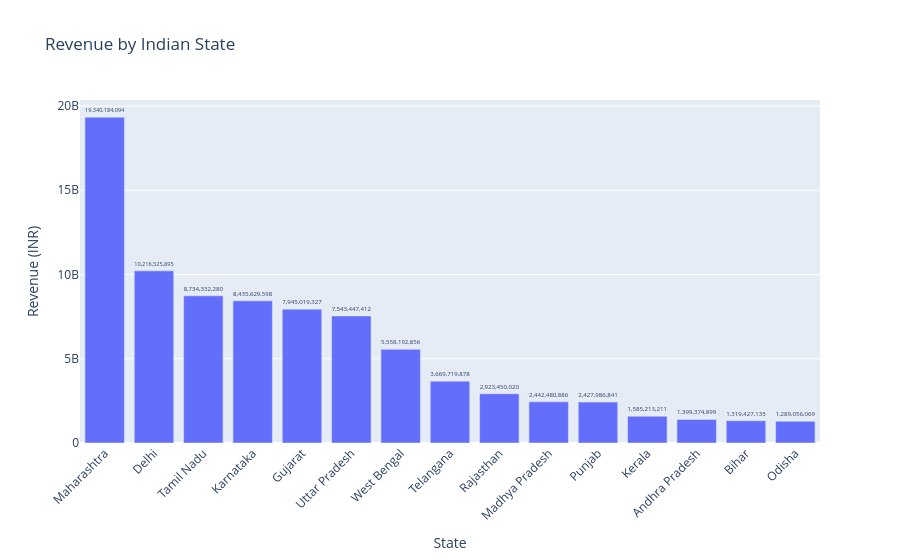
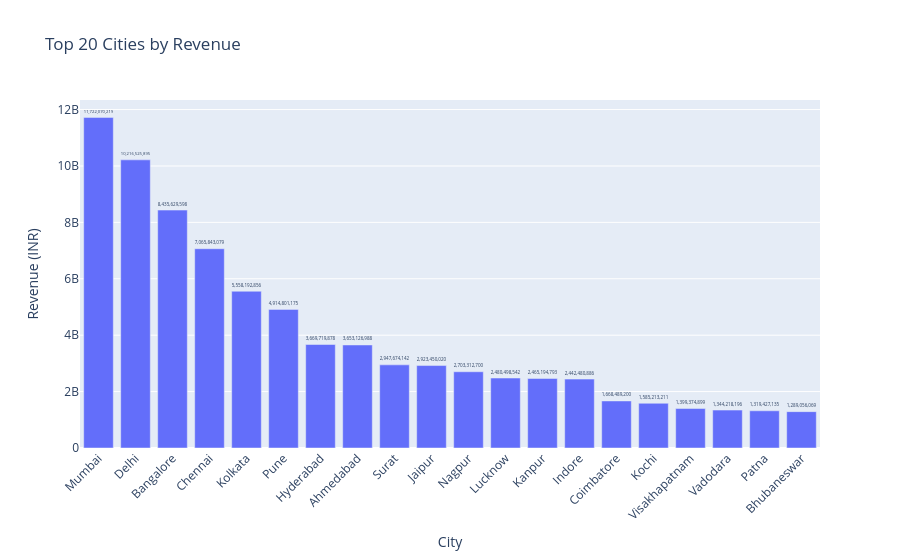
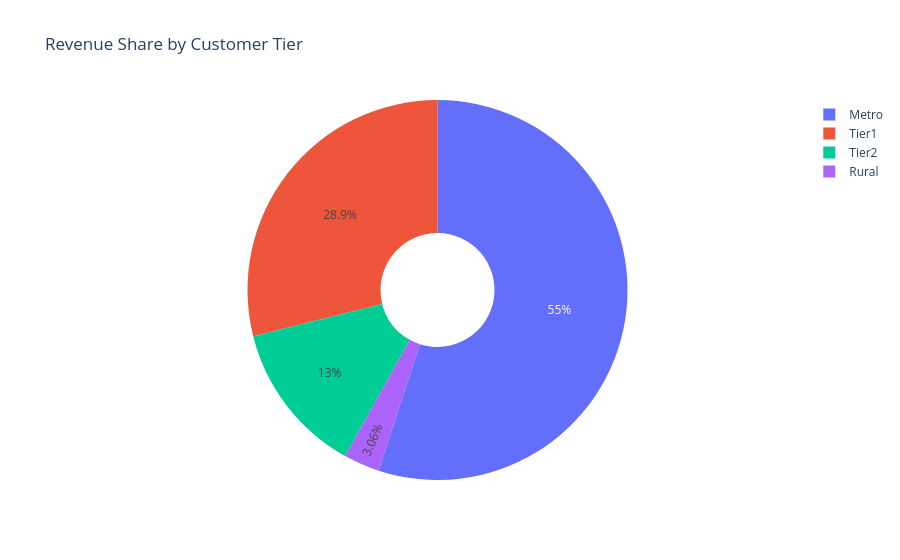
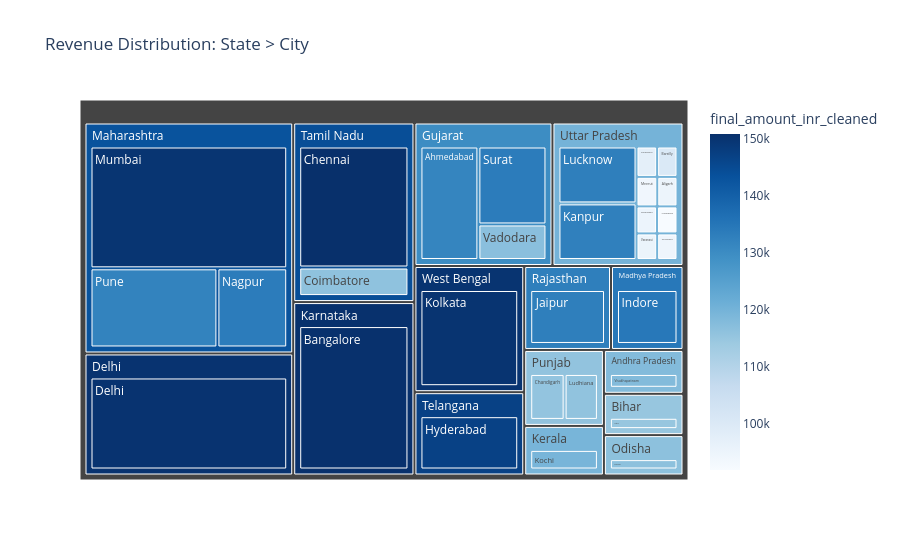

Notebook code cell kept with these figures, in order:
### Code cell
#--------------------------------
#EDA 7- GEOGRAPHICAL ANALYSIS
#-------------------------------

import pandas as pd
import plotly.express as px


# Revenue by State (interactive bar chart)
state_revenue = df_clean.groupby('customer_state')['final_amount_inr_cleaned'].sum().reset_index()
state_revenue = state_revenue.sort_values(by='final_amount_inr_cleaned', ascending=False)

fig_state = px.bar(state_revenue,
                   x='customer_state',
                   y='final_amount_inr_cleaned',
                   title='Revenue by Indian State',
                   labels={'customer_state':'State', 'final_amount_inr_cleaned':'Revenue (INR)'},
                   text='final_amount_inr_cleaned'
                  )
fig_state.update_traces(texttemplate='%{text:,.0f}', textposition='outside')
fig_state.update_layout(xaxis_tickangle=-45)
fig_state.show()

# Revenue by Top 20 Cities
city_revenue = df_clean.groupby('customer_city')['final_amount_inr_cleaned'].sum().reset_index()
city_revenue = city_revenue.sort_values(by='final_amount_inr_cleaned', ascending=False).head(20)

fig_city = px.bar(city_revenue,
                  x='customer_city',
                  y='final_amount_inr_cleaned',
                  title='Top 20 Cities by Revenue',
                  labels={'customer_city':'City', 'final_amount_inr_cleaned':'Revenue (INR)'},
                  text='final_amount_inr_cleaned'
                 )
fig_city.update_traces(texttemplate='%{text:,.0f}', textposition='outside')
fig_city.update_layout(xaxis_tickangle=-45)
fig_city.show()

# Revenue by Tier (Metro/Tier1/Tier2/Rural)
tier_revenue = df_clean.groupby('customer_tier')['final_amount_inr_cleaned'].sum().reset_index()
tier_revenue = tier_revenue.sort_values(by='final_amount_inr_cleaned', ascending=False)

fig_tier = px.pie(tier_revenue,
                  values='final_amount_inr_cleaned',
                  names='customer_tier',
                  title='Revenue Share by Customer Tier',
                  hole=0.3
                 )
fig_tier.show()

# Optional: Treemap by State and City
fig_treemap = px.treemap(df_clean, 
                         path=['customer_state', 'customer_city'], 
                         values='final_amount_inr_cleaned',
                         title='Revenue Distribution: State > City',
                         color='final_amount_inr_cleaned',
                         color_continuous_scale='Blues'
                        )
fig_treemap.show()

### Figure 1 — Plotly figure (JSON) as saved in the notebook; plotly's stock layout.template omitted (floating-point values rounded to 4 significant figures)
{"data": [{"alignmentgroup": "True", "hovertemplate": "State=%{x}<br>Revenue (INR)=%{text}<extra></extra>", "legendgroup": "", "marker": {"color": "#636efa", "pattern": {"shape": ""}}, "name": "", "offsetgroup": "", "orientation": "v", "showlegend": false, "text": [19340000000.0, 10220000000.0, 8734000000.0, 8436000000.0, 7945000000.0, 7543000000.0, 5558000000.0, 3670000000.0, 2923000000.0, 2442000000.0, 2428000000.0, 1585000000.0, 1399000000.0, 1319000000.0, 1289000000.0], "textposition": "outside", "texttemplate": "%{text:,.0f}", "type": "bar", "x": ["Maharashtra", "Delhi", "Tamil Nadu", "Karnataka", "Gujarat", "Uttar Pradesh", "West Bengal", "Telangana", "Rajasthan", "Madhya Pradesh", "Punjab", "Kerala", "Andhra Pradesh", "Bihar", "Odisha"], "xaxis": "x", "y": [19340000000.0, 10220000000.0, 8734000000.0, 8436000000.0, 7945000000.0, 7543000000.0, 5558000000.0, 3670000000.0, 2923000000.0, 2442000000.0, 2428000000.0, 1585000000.0, 1399000000.0, 1319000000.0, 1289000000.0], "yaxis": "y"}], "layout": {"barmode": "relative", "legend": {"tracegroupgap": 0}, "title": {"text": "Revenue by Indian State"}, "xaxis": {"anchor": "y", "domain": [0, 1], "tickangle": -45, "title": {"text": "State"}}, "yaxis": {"anchor": "x", "domain": [0, 1], "title": {"text": "Revenue (INR)"}}}}

### Figure 2 — Plotly figure (JSON) as saved in the notebook; plotly's stock layout.template omitted (floating-point values rounded to 4 significant figures)
{"data": [{"alignmentgroup": "True", "hovertemplate": "City=%{x}<br>Revenue (INR)=%{text}<extra></extra>", "legendgroup": "", "marker": {"color": "#636efa", "pattern": {"shape": ""}}, "name": "", "offsetgroup": "", "orientation": "v", "showlegend": false, "text": [11720000000.0, 10220000000.0, 8436000000.0, 7066000000.0, 5558000000.0, 4915000000.0, 3670000000.0, 3653000000.0, 2948000000.0, 2923000000.0, 2703000000.0, 2480000000.0, 2465000000.0, 2442000000.0, 1668000000.0, 1585000000.0, 1399000000.0, 1344000000.0, 1319000000.0, 1289000000.0], "textposition": "outside", "texttemplate": "%{text:,.0f}", "type": "bar", "x": ["Mumbai", "Delhi", "Bangalore", "Chennai", "Kolkata", "Pune", "Hyderabad", "Ahmedabad", "Surat", "Jaipur", "Nagpur", "Lucknow", "Kanpur", "Indore", "Coimbatore", "Kochi", "Visakhapatnam", "Vadodara", "Patna", "Bhubaneswar"], "xaxis": "x", "y": [11720000000.0, 10220000000.0, 8436000000.0, 7066000000.0, 5558000000.0, 4915000000.0, 3670000000.0, 3653000000.0, 2948000000.0, 2923000000.0, 2703000000.0, 2480000000.0, 2465000000.0, 2442000000.0, 1668000000.0, 1585000000.0, 1399000000.0, 1344000000.0, 1319000000.0, 1289000000.0], "yaxis": "y"}], "layout": {"barmode": "relative", "legend": {"tracegroupgap": 0}, "title": {"text": "Top 20 Cities by Revenue"}, "xaxis": {"anchor": "y", "domain": [0, 1], "tickangle": -45, "title": {"text": "City"}}, "yaxis": {"anchor": "x", "domain": [0, 1], "title": {"text": "Revenue (INR)"}}}}

### Figure 3 — Plotly figure (JSON) as saved in the notebook; plotly's stock layout.template omitted (floating-point values rounded to 4 significant figures)
{"data": [{"domain": {"x": [0, 1], "y": [0, 1]}, "hole": 0.3, "hovertemplate": "customer_tier=%{label}<br>final_amount_inr_cleaned=%{value}<extra></extra>", "labels": ["Metro", "Tier1", "Tier2", "Rural"], "legendgroup": "", "name": "", "showlegend": true, "type": "pie", "values": [46670000000.0, 24530000000.0, 11030000000.0, 2598000000.0]}], "layout": {"legend": {"tracegroupgap": 0}, "title": {"text": "Revenue Share by Customer Tier"}}}

### Figure 4 — Plotly figure (JSON) as saved in the notebook; plotly's stock layout.template omitted (floating-point values rounded to 4 significant figures)
{"data": [{"branchvalues": "total", "customdata": [[131600.0], [95110.0], [91880.0], [150600.0], [100400.0], [116500.0], [115600.0], [150900.0], [116100.0], [150100.0], [94620.0], [147000.0], [134500.0], [132900.0], [132700.0], [119500.0], [150000.0], [133000.0], [115900.0], [94050.0], [95010.0], [149800.0], [133700.0], [115100.0], [132200.0], [97450.0], [133700.0], [116900.0], [95300.0], [117900.0], [117900.0], [115100.0], [150100.0], [129900.0], [150600.0], [119500.0], [134500.0], [143100.0], [116500.0], [115700.0], [132900.0], [144200.0], [147000.0], [120000.0], [150000.0]], "domain": {"x": [0, 1], "y": [0, 1]}, "hovertemplate": "labels=%{label}<br>final_amount_inr_cleaned_sum=%{value}<br>parent=%{parent}<br>id=%{id}<br>final_amount_inr_cleaned=%{color}<extra></extra>", "ids": ["Gujarat/Ahmedabad", "Uttar Pradesh/Aligarh", "Uttar Pradesh/Allahabad", "Karnataka/Bangalore", "Uttar Pradesh/Bareilly", "Odisha/Bhubaneswar", "Punjab/Chandigarh", "Tamil Nadu/Chennai", "Tamil Nadu/Coimbatore", "Delhi/Delhi", "Uttar Pradesh/Gorakhpur", "Telangana/Hyderabad", "Madhya Pradesh/Indore", "Rajasthan/Jaipur", "Uttar Pradesh/Kanpur", "Kerala/Kochi", "West Bengal/Kolkata", "Uttar Pradesh/Lucknow", "Punjab/Ludhiana", "Uttar Pradesh/Meerut", "Uttar Pradesh/Moradabad", "Maharashtra/Mumbai", "Maharashtra/Nagpur", "Bihar/Patna", "Maharashtra/Pune", "Uttar Pradesh/Saharanpur", "Gujarat/Surat", "Gujarat/Vadodara", "Uttar Pradesh/Varanasi", "Andhra Pradesh/Visakhapatnam", "Andhra Pradesh", "Bihar", "Delhi", "Gujarat", "Karnataka", "Kerala", "Madhya Pradesh", "Maharashtra", "Odisha", "Punjab", "Rajasthan", "Tamil Nadu", "Telangana", "Uttar Pradesh", "West Bengal"], "labels": ["Ahmedabad", "Aligarh", "Allahabad", "Bangalore", "Bareilly", "Bhubaneswar", "Chandigarh", "Chennai", "Coimbatore", "Delhi", "Gorakhpur", "Hyderabad", "Indore", "Jaipur", "Kanpur", "Kochi", "Kolkata", "Lucknow", "Ludhiana", "Meerut", "Moradabad", "Mumbai", "Nagpur", "Patna", "Pune", "Saharanpur", "Surat", "Vadodara", "Varanasi", "Visakhapatnam", "Andhra Pradesh", "Bihar", "Delhi", "Gujarat", "Karnataka", "Kerala", "Madhya Pradesh", "Maharashtra", "Odisha", "Punjab", "Rajasthan", "Tamil Nadu", "Telangana", "Uttar Pradesh", "West Bengal"], "marker": {"coloraxis": "coloraxis", "colors": [131600.0, 95110.0, 91880.0, 150600.0, 100400.0, 116500.0, 115600.0, 150900.0, 116100.0, 150100.0, 94620.0, 147000.0, 134500.0, 132900.0, 132700.0, 119500.0, 150000.0, 133000.0, 115900.0, 94050.0, 95010.0, 149800.0, 133700.0, 115100.0, 132200.0, 97450.0, 133700.0, 116900.0, 95300.0, 117900.0, 117900.0, 115100.0, 150100.0, 129900.0, 150600.0, 119500.0, 134500.0, 143100.0, 116500.0, 115700.0, 132900.0, 144200.0, 147000.0, 120000.0, 150000.0]}, "name": "", "parents": ["Gujarat", "Uttar Pradesh", "Uttar Pradesh", "Karnataka", "Uttar Pradesh", "Odisha", "Punjab", "Tamil Nadu", "Tamil Nadu", "Delhi", "Uttar Pradesh", "Telangana", "Madhya Pradesh", "Rajasthan", "Uttar Pradesh", "Kerala", "West Bengal", "Uttar Pradesh", "Punjab", "Uttar Pradesh", "Uttar Pradesh", "Maharashtra", "Maharashtra", "Bihar", "Maharashtra", "Uttar Pradesh", "Gujarat", "Gujarat", "Uttar Pradesh", "Andhra Pradesh", "", "", "", "", "", "", "", "", "", "", "", "", "", "", ""], "type": "treemap", "values": [3653000000.0, 333100000.0, 308500000.0, 8436000000.0, 346000000.0, 1289000000.0, 1233000000.0, 7066000000.0, 1668000000.0, 10220000000.0, 301600000.0, 3670000000.0, 2442000000.0, 2923000000.0, 2465000000.0, 1585000000.0, 5558000000.0, 2480000000.0, 1195000000.0, 342100000.0, 309900000.0, 11720000000.0, 2703000000.0, 1319000000.0, 4915000000.0, 349900000.0, 2948000000.0, 1344000000.0, 306600000.0, 1399000000.0, 1399000000.0, 1319000000.0, 10220000000.0, 7945000000.0, 8436000000.0, 1585000000.0, 2442000000.0, 19340000000.0, 1289000000.0, 2428000000.0, 2923000000.0, 8734000000.0, 3670000000.0, 7543000000.0, 5558000000.0]}], "layout": {"coloraxis": {"colorbar": {"title": {"text": "final_amount_inr_cleaned"}}, "colorscale": [[0, "rgb(247,251,255)"], [0.125, "rgb(222,235,247)"], [0.25, "rgb(198,219,239)"], [0.375, "rgb(158,202,225)"], [0.5, "rgb(107,174,214)"], [0.625, "rgb(66,146,198)"], [0.75, "rgb(33,113,181)"], [0.875, "rgb(8,81,156)"], [1, "rgb(8,48,107)"]]}, "legend": {"tracegroupgap": 0}, "title": {"text": "Revenue Distribution: State > City"}}}
